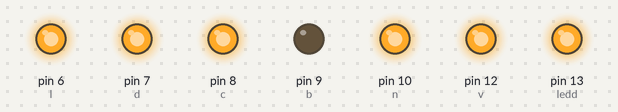
The sketch below on a simulated Arduino Uno, built with avr-gcc and run on an emulated ATmega328P. Parts: output pins drawn as LEDs (lit = HIGH).

Above: at 0.5 s.
At 1.5 s:
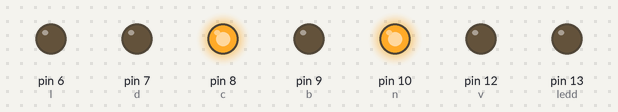
Timing chart, 0 to 3.0 s (numbered marks = the images above):
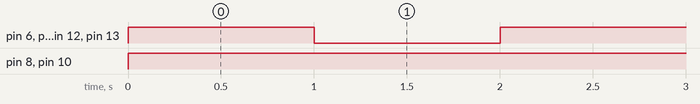

Measured:
- by itself, pin 6 (l), pin 7 (d), pin 12 (v), pin 13 (ledd): alternates HIGH for 1.0 s and LOW for 1.0 s
- by itself, pin 8 (c), pin 10 (n): LOW → HIGH at 0.00 s
- by itself, everything shown: repeats every 2.0 s, in 3 steps

The sketch:

_0_1.ino
```cpp
 int l = 6;
 int ledd = 13;
 int v =12;
 int n = 10;
 int b = 9;
 int c = 8;
 int d = 7;


void setup() {
  // put your setup code here, to run once:
   pinMode(ledd, OUTPUT);
   pinMode(v, OUTPUT);
   pinMode(n, OUTPUT);
   pinMode(b, OUTPUT);
   pinMode(c, OUTPUT);
   pinMode(d, OUTPUT);
    pinMode(l, OUTPUT);


}

void loop() {
  // put your main code here, to run repeatedly:
 digitalWrite(ledd, HIGH);
digitalWrite(v, HIGH);
digitalWrite(n, HIGH);
digitalWrite(b, LOW);
  digitalWrite(c, HIGH);
   digitalWrite(d, HIGH);
  digitalWrite(l, HIGH);

    delay(1000);
    digitalWrite(ledd, LOW);
    digitalWrite(d, LOW);
    digitalWrite(l, LOW);
    digitalWrite(v, LOW);
    delay(1000);
    digitalWrite(d, HIGH);
    digitalWrite(l, HIGH);
    digitalWrite(d, HIGH);
    digitalWrite(v, HIGH);


}
```
